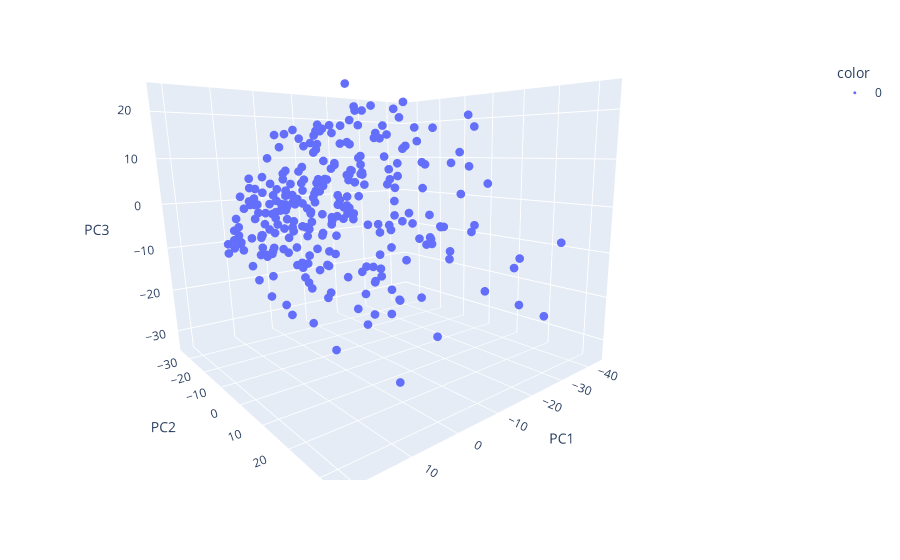

Source (notebook cell):
### Code cell
pca = PCA(n_components=3)
pca_result = pca.fit_transform(df)

# Create a DataFrame for plotting
plot_df = pd.DataFrame(pca_result, columns=['PC1', 'PC2', 'PC3'])
plot_df['cluster'] = cluster_labels

# Plot with plotly
fig = px.scatter_3d(plot_df, x='PC1', y='PC2', z='PC3', color=plot_df['cluster'].astype(str))
fig.update_traces(marker=dict(size=3))  # Adjust size as needed

fig.show()

### Figure 1 — Plotly figure (JSON) as saved in the notebook; plotly's stock layout.template omitted (floating-point values rounded to 4 significant figures; data arrays with more than 128 entries replaced by an {"elided": "..."} marker saying what was removed)
{"data": [{"hovertemplate": "color=0<br>PC1=%{x}<br>PC2=%{y}<br>PC3=%{z}<extra></extra>", "legendgroup": "0", "marker": {"color": "#636efa", "size": 3, "symbol": "circle"}, "mode": "markers", "name": "0", "scene": "scene", "showlegend": true, "type": "scatter3d", "x": {"elided": "274 float values"}, "y": {"elided": "274 float values"}, "z": {"elided": "274 float values"}}], "layout": {"autosize": true, "legend": {"title": {"text": "color"}, "tracegroupgap": 0}, "margin": {"t": 60}, "scene": {"aspectmode": "auto", "aspectratio": {"x": 1.024, "y": 1.077, "z": 0.9067}, "camera": {"center": {"x": -0.1393, "y": 0.1787, "z": -0.1409}, "eye": {"x": 0.9693, "y": 1.367, "z": 0.2353}, "projection": {"type": "perspective"}, "up": {"x": 0, "y": 0, "z": 1}}, "domain": {"x": [0, 1], "y": [0, 1]}, "xaxis": {"title": {"text": "PC1"}, "type": "linear"}, "yaxis": {"title": {"text": "PC2"}, "type": "linear"}, "zaxis": {"title": {"text": "PC3"}, "type": "linear"}}}}
